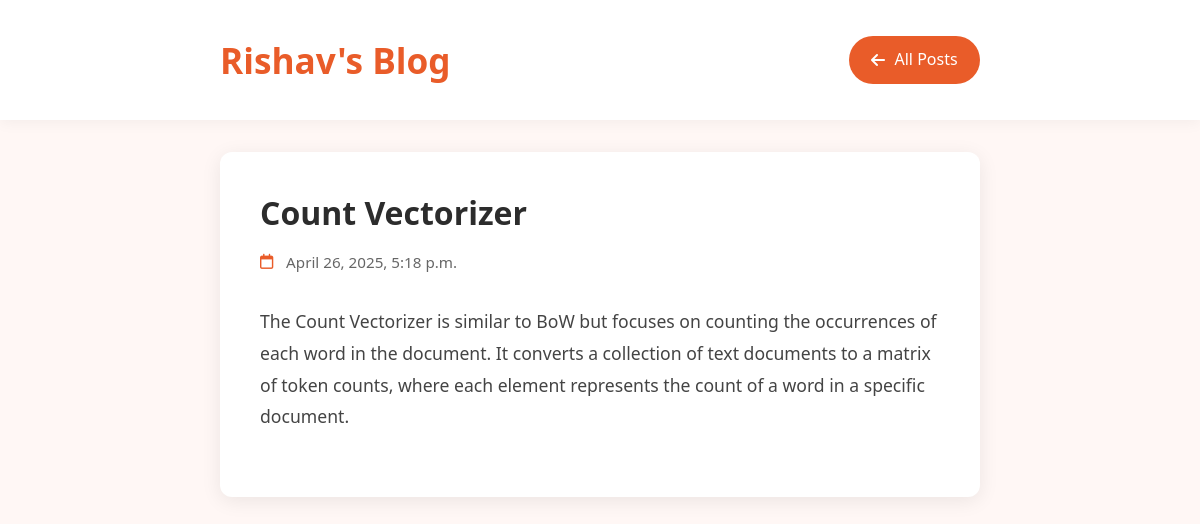
Page /post/33 on the committed database.
### posts/models.py (models this page shows)
class Post(models.Model):
    title = models.CharField(max_length=100)
    body = models.TextField()
    created_at = models.DateTimeField(default=datetime.now, blank=True)

### posts/views.py (the view)
# urls.py: path('post/<str:pk>', BlogPostDetailView.as_view(), name = 'post'),
class BlogPostDetailView(DetailView):
    model = Post
    template_name = 'post.html'
    context_object_name = 'posts'

### templates/post.html (shortened to what this page needs)
<!DOCTYPE html>
<html>
  <head>
  </head>
  <body>
    <div class="header">
      <div class="header-content">
        <h1 class="blog-title">Rishav's Blog</h1>
        <a href="/" class="back-btn">
          <i class="fa-solid fa-arrow-left"></i>
          All Posts
        </a>
      </div>
    </div>
    <div class="container">
      <div class="post-card">
        <h1 class="post-title">{{posts.title}}</h1>
        <div class="post-meta">
          <i class="fa-regular fa-calendar"></i>
          <span>{{posts.created_at}}</span>
        </div>
        <div class="post-content">
          <p>{{posts.body}}</p>
        </div>
      </div>
    </div>
  </body>
</html>

### templates/post.html (style rules this page uses)
* { box-sizing: border-box; margin: 0; padding: 0; }
body { font-family: "Segoe UI", system-ui, sans-serif; background: #fff7f5; line-height: 1.6; color: #333; }
.container { max-width: 800px; margin: 0 auto; padding: 0 20px; }
.header { background: white; padding: 2rem 0; box-shadow: 0 2px 15px rgba(0, 0, 0, 0.05); margin-bottom: 2rem; }
.header-content { max-width: 800px; margin: 0 auto; padding: 0 20px; display: flex; justify-content: space-between; align-items: center; }
.blog-title { color: #e95c29; font-size: 2.2rem; font-weight: 600; }
.back-btn { background: #e95c29; color: white; padding: 0.7rem 1.4rem; border-radius: 25px; text-decoration: none; display: inline-flex; align-items: center; gap: 0.6rem; transition: all 0.2s ease; }
.post-card { background: white; border-radius: 12px; padding: 2.5rem; margin: 2rem 0; box-shadow: 0 4px 20px rgba(0, 0, 0, 0.08); }
.post-title { color: #2c2c2c; font-size: 2rem; margin-bottom: 1rem; line-height: 1.3; }
.post-meta { color: #666; font-size: 0.95rem; margin-bottom: 2rem; display: flex; align-items: center; gap: 0.8rem; }
.post-meta i { color: #e95c29; }
.post-content { color: #444; font-size: 1.1rem; line-height: 1.8; }
.post-content p { margin-bottom: 1.5rem; }

### rows in the picture
Post: title "Count Vectorizer", created_at "April 26, 2025, 5:18 p.m.", body "The Count Vectorizer is similar to BoW but focuses on counting the occurrences of each word in the document. It converts a collection of text documents to a matrix of token counts, where each element represents the count of a word in a specific document."
